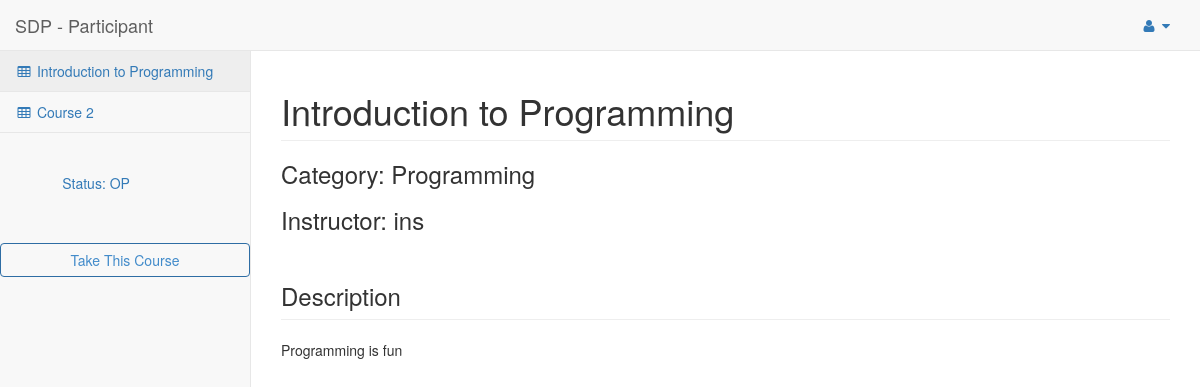
/SDP/enroll/20/ (signed in), run on the app's committed database.
### SDP/models.py (models this page shows, shortened)
class Course(models.Model):
	name = models.CharField(max_length=200)
	course_detail = models.TextField()
	OPEN = 'OP'
	DRAFT = 'DR'
	CLOSED = 'CL'
	STATUS_CHOICES = (
		(OPEN, 'Open'),
		(DRAFT, 'Draft'),
		(CLOSED, 'Closed'),
	)
	status = models.CharField(
		max_length=2,
		choices = STATUS_CHOICES,
		default = DRAFT,
	)
	category = models.ForeignKey(Category)
	instructor =  models.ForeignKey(User)

class Category(models.Model):
	name = models.CharField(max_length=200)

### SDP/views.py (the view)
# urls.py: url(r'^enroll/(?P<course_id>[0-9]+)/$', views.enroll, name='enroll'),
@login_required(login_url='/SDP/login')
def enroll(request, course_id):
	template = loader.get_template('enroll.html')
	e = Course.objects.all().filter(status='OP')
	if course_id == "0":
		return HttpResponse(template.render({'enroll': e,}, request))
	try:
		c = Course.objects.get(pk=course_id)
	except c.DoesNotExist:
		raise Http404("Course does not exist")
	context = {
		'enroll': e,
		'course': c,
	}
	return HttpResponse(template.render(context, request))

### SDP/templates/enroll.html (shortened to what this page needs)
<!DOCTYPE html>
<html lang="en">
{% load static %}
<head>
    <link href="{% static 'vendor/bootstrap/css/bootstrap.min.css' %}" rel="stylesheet">
    <link href="{% static 'vendor/metisMenu/metisMenu.min.css' %}" rel="stylesheet">
    <link href="{% static 'dist/css/sb-admin-2.css' %}" rel="stylesheet">
    <link href="{% static 'vendor/morrisjs/morris.css' %}" rel="stylesheet">
    <link href="{% static 'vendor/font-awesome/css/font-awesome.min.css' %}" rel="stylesheet" type="text/css">
</head>
<body>
    <div id="wrapper">
        <nav class="navbar navbar-default navbar-static-top" role="navigation" style="margin-bottom: 0">
            <div class="navbar-header">
                <span class="navbar-brand" href="">SDP - Participant</span>
            </div>
            <ul class="nav navbar-top-links navbar-right">
                <li class="dropdown">
                    <a class="dropdown-toggle" data-toggle="dropdown" href="#">
                        <i class="fa fa-user fa-fw"></i> <i class="fa fa-caret-down"></i>
                    </a>
                </li>
            </ul>
            <div class="navbar-default sidebar" role="navigation">
                <div class="sidebar-nav navbar-collapse">
                    <ul class="nav" id="side-menu">
                        {% if enroll %}
                        {% for course in enroll %}
                        <li>
                            <a href="/SDP/enroll/{{course.id}}/"><i class="fa fa-table fa-fw"></i> {{course.name}}</a>
                        </li>
                        {% endfor %}
                        {% endif %}
                        <br>
                        <br>
                        {% if enroll %}
                        <p class="text-primary">
                            &nbsp; &nbsp; &nbsp; &nbsp; &nbsp; &nbsp; &nbsp; &nbsp; Status: {{course.status}}
                        </p>
                        {% else %}
                        <p class="text-primary">
                            &nbsp; &nbsp; &nbsp; &nbsp; &nbsp; &nbsp; &nbsp; &nbsp; Status: N/A
                        </p>
                        {% endif %}
                        <br>
                        <br>
                        <button class="btn btn-outline btn-primary btn-block" onclick="enroll({{course.id}})">Take This Course</button>
                    </ul>
                </div>
            </div>
        </nav>
        <div id="page-wrapper">
        {% if course %}
            <div class="row">
                <div class="col-lg-12">
                    <h1 class="page-header">{{course.name}}</h1>
                    <h3>Category: {{course.category.name}}</h3>
                    <h3>Instructor: {{course.instructor}}</h3>
                </div>
            </div>
            <div class="row">
                <div class="col-lg-12">
                    <h3 class="page-header">Description</h3>
                </div>
                <div class="col-lg-12">
                {{course.course_detail}}
                </div>
            </div>
        {% endif %}
        </div>
    </div>
</body>
</html>

### data on the page
Course: name "Introduction to Programming", status "OP", category.name "Programming", instructor "ins", course_detail "Programming is fun"
Course: name "Course 2"
